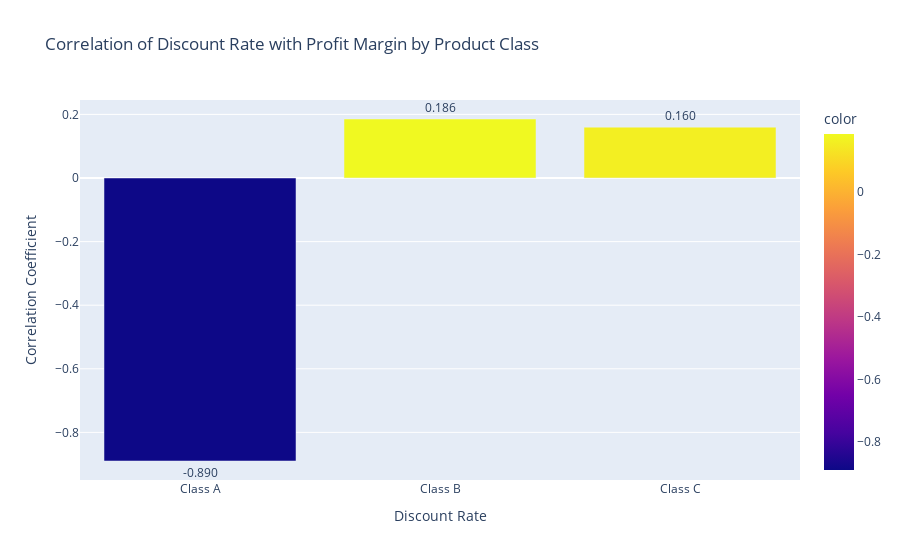

The notebook cell saved with this chart:
### Code cell
measurement = ['Class A', 'Class B', 'Class C']
correlations = [correlation_A_discount_vs_profit, correlation_B_discount_vs_profit, correlation_C_discount_vs_profit]
fig = px.bar(x=measurement, y=correlations, color=correlations,
            labels={'x': 'Discount Rate', 'y': 'Correlation Coefficient'}, 
            title='Correlation of Discount Rate with Profit Margin by Product Class')
fig.update_traces(text=[f"{x:.3f}" for x in correlations], 
                  textposition='outside')
fig.show()

### Figure 1 — Plotly figure (JSON) as saved in the notebook; plotly's stock layout.template omitted (floating-point values rounded to 4 significant figures)
{"data": [{"alignmentgroup": "True", "hovertemplate": "Discount Rate=%{x}<br>Correlation Coefficient=%{y}<br>color=%{marker.color}<extra></extra>", "legendgroup": "", "marker": {"color": [-0.8899, 0.1855, 0.1599], "coloraxis": "coloraxis", "pattern": {"shape": ""}}, "name": "", "offsetgroup": "", "orientation": "v", "showlegend": false, "text": ["-0.890", "0.186", "0.160"], "textposition": "outside", "type": "bar", "x": ["Class A", "Class B", "Class C"], "xaxis": "x", "y": [-0.8899, 0.1855, 0.1599], "yaxis": "y"}], "layout": {"barmode": "relative", "coloraxis": {"colorbar": {"title": {"text": "color"}}, "colorscale": [[0, "#0d0887"], [0.1111, "#46039f"], [0.2222, "#7201a8"], [0.3333, "#9c179e"], [0.4444, "#bd3786"], [0.5556, "#d8576b"], [0.6667, "#ed7953"], [0.7778, "#fb9f3a"], [0.8889, "#fdca26"], [1, "#f0f921"]]}, "legend": {"tracegroupgap": 0}, "title": {"text": "Correlation of Discount Rate with Profit Margin by Product Class"}, "xaxis": {"anchor": "y", "domain": [0, 1], "title": {"text": "Discount Rate"}}, "yaxis": {"anchor": "x", "domain": [0, 1], "title": {"text": "Correlation Coefficient"}}}}
